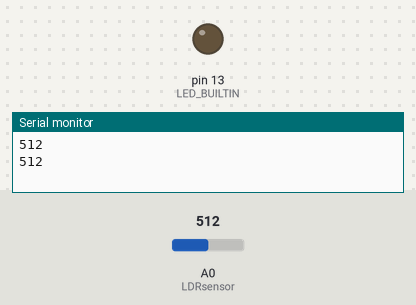
The sketch below on a simulated Arduino Uno, built with avr-gcc and run on an emulated ATmega328P. Shown: output pins drawn as LEDs (lit = HIGH), the last lines printed to the serial monitor. Dashed ring = blinking. Inputs (shaded band) come from the test bench; at power-on: A0 (LDRsensor) = 512.

Above: at 1.8 s.
1.9 s: A0 (LDRsensor) set to 110
3.4 s: A0 (LDRsensor) set to 95
At 4.05 s:
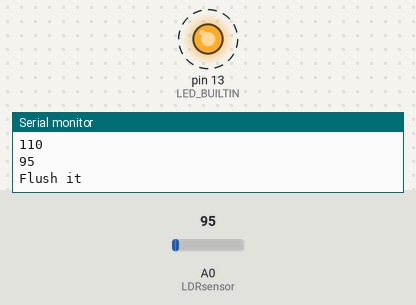
Timing chart, 0 to 7.4 s (numbered marks = the images above; inputs shaded):
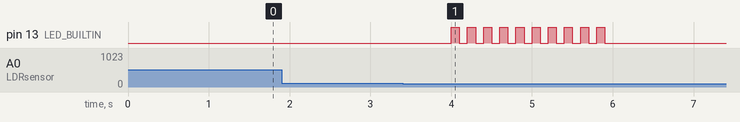

The sketch:

3_LDR.ino
```cpp
// test 3: read LDR sensor & detect when the light is turned off

int LDRsensor = A0;
int threshold = 100;
bool light = false;
bool old_light = false;

void setup() {
  Serial.begin(9600);
  pinMode(LED_BUILTIN, OUTPUT);
}

void loop() {
  // read the value from the sensor
  int sensorValue = analogRead(LDRsensor);
  Serial.println(sensorValue);

  // check if the light is on or off
  if (sensorValue > threshold) {
    light = true;
    // Serial.println("Light: on");
  } else {
    light = false;
    // Serial.println("Light: off");
  }

  // check if the light status has changed
  if (light != old_light) {
    // Serial.println("The reading has changed!");
    old_light = light;
    if (!light) {
      Serial.println("Flush it");
      for(int i = 0; i < 10; i++) {
        digitalWrite(LED_BUILTIN, HIGH);
        delay(100);
        digitalWrite(LED_BUILTIN, LOW);
        delay(100);
      }
    }
  }

  delay(1000);
}
```

Measured:
- the behaviour switches between 101 and 100 on A0 (LDRsensor) (found by bisection; images 0 and 1)
- after the input at 3.4 s, pin 13 (LED_BUILTIN): alternates HIGH for 0.10 s and LOW for 0.10 s, 20 changes in all, then stays LOW, starting after 0.60 s
